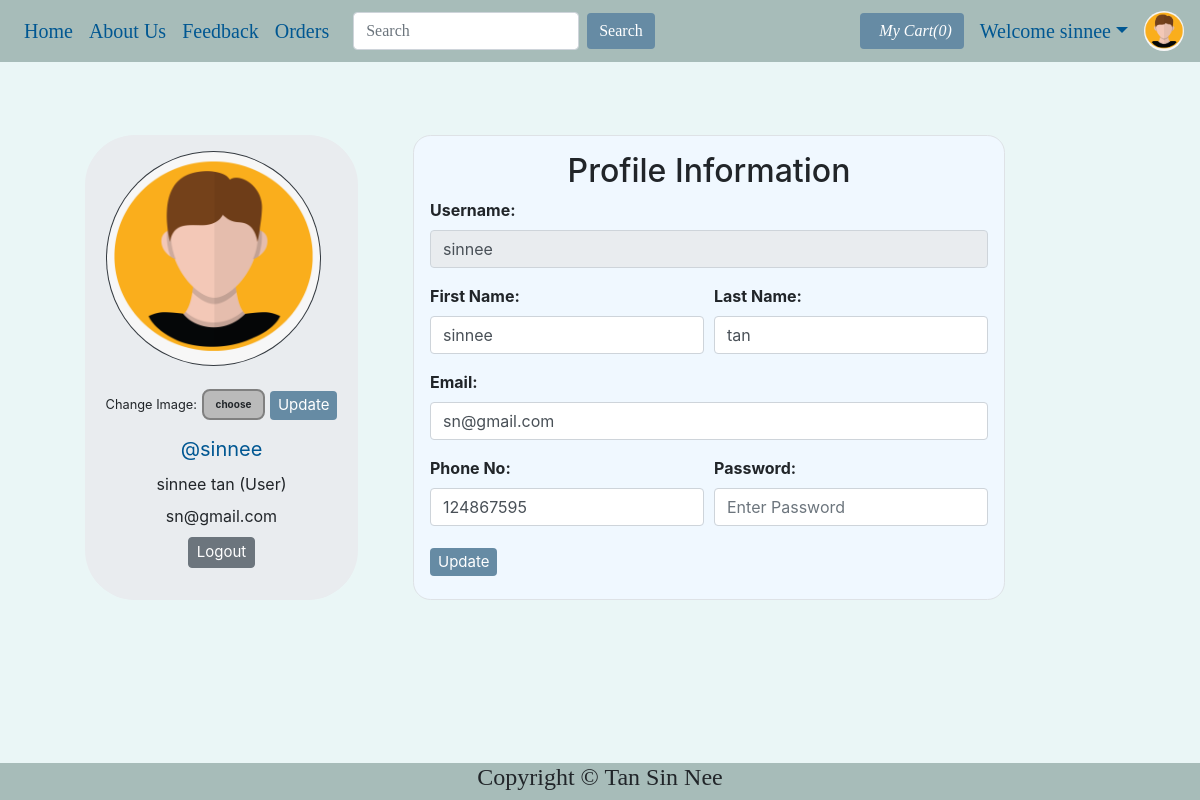
/viewProfile.php (signed in), run on the app's committed database.
### tables this page shows
CREATE TABLE `users` (
  `id` int(21) NOT NULL,
  `username` varchar(21) NOT NULL,
  `firstName` varchar(21) NOT NULL,
  `lastName` varchar(21) NOT NULL,
  `email` varchar(35) NOT NULL,
  `phone` bigint(20) NOT NULL,
  `userType` enum('0','1') NOT NULL DEFAULT '0' COMMENT '0=user\r\n1=admin',
  `password` varchar(255) NOT NULL,
  `joinDate` datetime NOT NULL DEFAULT current_timestamp()
);

### viewProfile.php (the view, shortened to what this page needs)
<!DOCTYPE HTML>
<html lang="en">
<head>
    <link rel="stylesheet" href="https://stackpath.bootstrapcdn.com/bootstrap/4.2.1/css/bootstrap.min.css">
    <link rel="stylesheet" href="https://stackpath.bootstrapcdn.com/bootstrap/4.3.1/css/bootstrap.min.css">
    <link rel="stylesheet" href="https://use.fontawesome.com/releases/v5.7.2/css/all.css">
</head>
<body>
    <?php include 'partials/_dbconnect.php';?>
    <?php require 'partials/_nav.php' ?>
    <?php
        if($loggedin) {
    ?>
    <div class="container">
        <?php
            $sql = "SELECT * FROM users WHERE id='$userId'";
            $result = mysqli_query($conn, $sql);
            $row=mysqli_fetch_assoc($result);
            $username = $row['username'];
            $firstName = $row['firstName'];
            $lastName = $row['lastName'];
            $email = $row['email'];
            $phone = $row['phone'];
            $userType = $row['userType'];
            if($userType == 0) {
                $userType = "User";
            }
            else {
                $userType = "Admin";
            }
        ?>
        <div class="row">
            <div class="jumbotron p-3 mb-3" style="display: flex;justify-content: center;width: 28%;border-radius: 50px;margin: 0 auto;">
                <div class="user-info">
                    <img class="rounded-circle mb-3 bg-dark" src="img/person-<?php echo $userId; ?>.jpg" onError="this.src = 'img/pic.png'" style="width:215px;height:215px;padding:1px;">
                    <form action="partials/_manageProfile.php" method="POST" enctype="multipart/form-data" style="margin-top: 7px;">
                        <div class="upload-btn-wrapper">
                            <small>Change Image:</small>
                            <button class="btn upload">choose</button>
                        </div>
                        <button type="submit" name="updateProfilePic" class="btn btn-primary" style="margin-top: -20px;font-size: 15px;padding: 3px 8px;background-color:#668ba4; color:white; border:#668ba4;">Update</button>
                    </form>
                    <ul class="meta list list-unstyled" style="text-align:center;">
                        <li class="username my-2"><a href="viewProfile.php">@<?php echo $username ?></a></li>
                        <li class="name"><?php echo $firstName." ".$lastName; ?>
                            <label class="label label-info">(<?php echo $userType ?>)</label>
                        </li>
                        <li class="email"><?php echo $email ?></li>
                        <li class="my-2"><a href="partials/_logout.php"><button class="btn btn-secondary" style="font-size: 15px;padding: 3px 8px;">Logout</button></a></li>
                    </ul>
                </div>
            </div>
            <div class="content-panel mb-3" style="display: flex;justify-content: center;">
                <div class="border p-3" style="border: 2px solid rgba(0, 0, 0, 0.1);border-radius: 1.1rem;background-color: aliceblue;">
                    <h2 class="title text-center">Profile Information</h2>
                    <form action="partials/_manageProfile.php" method="post">
                        <div class="form-group">
                            <b><label for="username">Username:</label></b>
                            <input class="form-control" id="username" name="username" type="text" disabled value="<?php echo $username ?>">
                        </div>
                        <div class="form-row">
                        <div class="form-group col-md-6">
                            <b><label for="firstName">First Name:</label></b>
                            <input type="text" class="form-control" id="firstName" name="firstName" placeholder="First Name" required value="<?php echo $firstName ?>">
                        </div>
                        <div class="form-group col-md-6">
                            <b><label for="lastName">Last Name:</label></b>
                            <input type="text" class="form-control" id="lastName" name="lastName" placeholder="Last name" required value="<?php echo $lastName ?>">
                        </div>
                        </div>
                        <div class="form-group">
                            <b><label for="email">Email:</label></b>
                            <input type="email" class="form-control" id="email" name="email" placeholder="Enter Your Email" required value="<?php echo $email ?>">
                        </div>
                        <div class="form-row">
                            <div class="form-group  col-md-6">
                                <b><label for="phone">Phone No:</label></b>
                                <div class="input-group mb-3">
                                    <input type="tel" class="form-control" id="phone" name="phone" placeholder="Enter Your Phone Number" required pattern="[0-9]{10}" maxlength="10" value="<?php echo $phone ?>">
                                </div>
                            </div>
                            <div class="form-group  col-md-6">
                                <b><label for="password">Password:</label></b>
                                <input class="form-control" id="password" name="password" placeholder="Enter Password" type="password" required minlength="4" maxlength="21" data-toggle="password">
                            </div>
                        </div>
                        <button type="submit" name="updateProfilePic" class="btn btn-primary" style="margin-top: -20px;font-size: 15px;padding: 3px 8px;background-color:#668ba4; color:white; border:#668ba4;">Update</button>
                    </form>
                </div>
            </div>
        </div>
    </div>
    <?php
        }
    ?>
    <?php require 'partials/_footer.php' ?>
</body>
</html>

### viewProfile.php (style rules this page uses)
body { background-color: #221b1b; }
.row { margin-right: 150px; margin-top: 73px; }
.upload-btn-wrapper { position: relative; overflow: hidden; display: inline-block; }
button.btn.upload { border: 2px solid gray; background-color: #bababa; border-radius: 8px; font-size: 10px; font-weight: bold; }

### partials/_nav.php (style rules this page uses)
a { color: #005792; font-size: 20px; }
body { background-color: #eaf6f6; }

### data on the page
users: username "sinnee", firstName "sinnee", lastName "tan", userType "User", email "sn@gmail.com", phone "124867595"

### other printed values
$count "0"
$username "sinnee"
